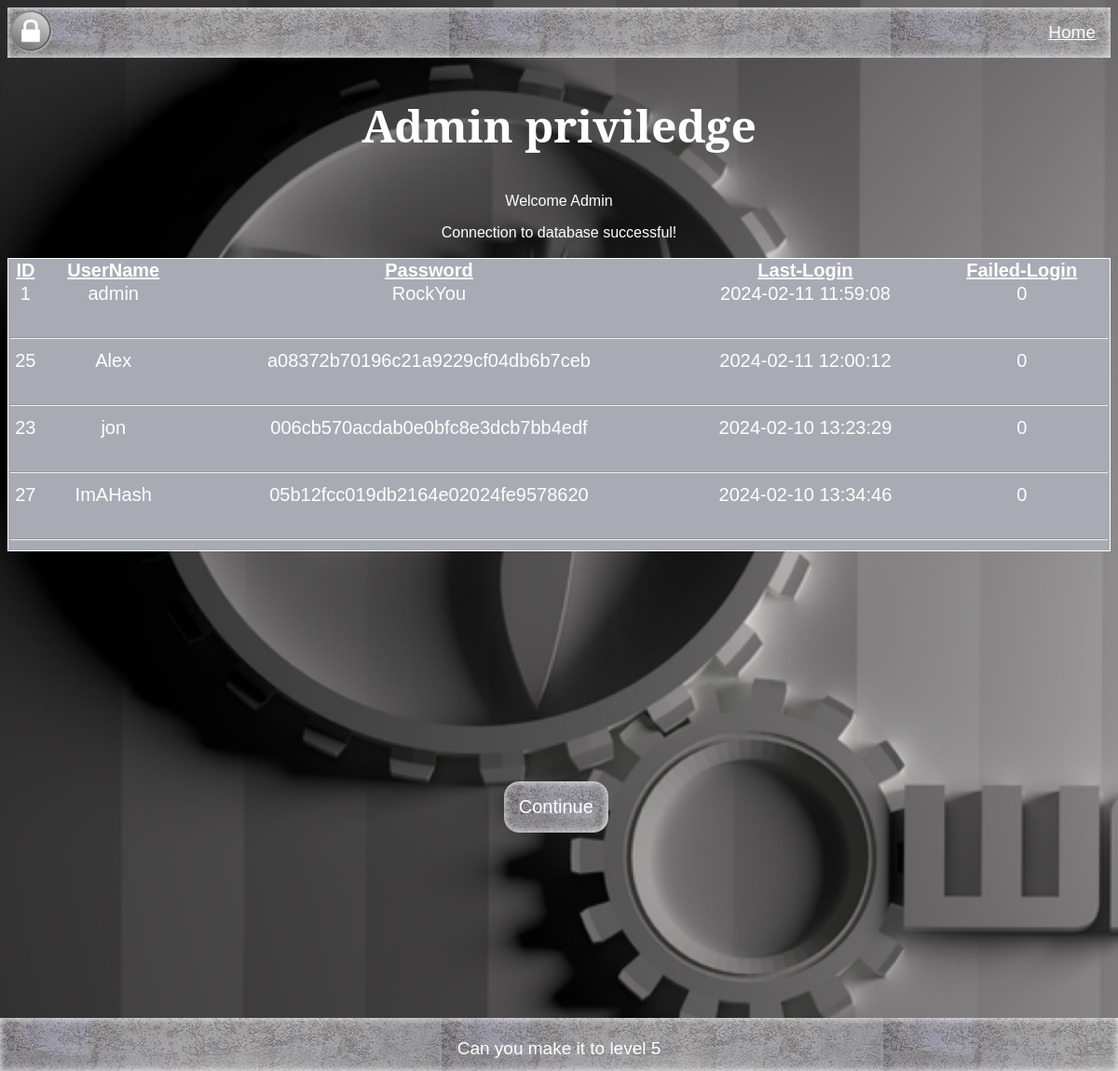
The page /Lv3-Access-Admin.php on the database its author committed.
### tables this page shows
CREATE TABLE IF NOT EXISTS `users` (
  `user_id` int(6) NOT NULL AUTO_INCREMENT,
  `user` varchar(15) DEFAULT NULL,
  `password` varchar(32) DEFAULT NULL,
  `last_login` timestamp NULL DEFAULT NULL,
  `failed_login` int(3) DEFAULT NULL,
  PRIMARY KEY (`user_id`)
);

### Lv3-Access-Admin.php (the view, shortened to what this page needs)
<!DOCTYPE html>
<html>
    <head>
        <link rel="stylesheet" href=Style.css>
    </head>
    <body text="white">
    <nav class="navigation-bar">
    <img src="images/logo.png" alt="navbarlogo" class="logo">
    <a href ="index.php" class="button">Home</a>
</nav>
<section class="content">
    <h1 class="title">Admin priviledge</h1>
<p>Welcome Admin <p>
<body>
<section class="content">
    <table class="table1"> <! -- Defining table and then showing db results of users table row by row -- >
        <tr>
            <th><u>ID</u></th>
            <th><u>UserName</u></th>
            <th><u>Password</u></th>
            <th><u>Last-Login</u></th>
            <th><u>Failed-Login</u></th>
        </tr>
        <?php
        include("conn.php");
        echo "Connection to database successful!<br><br>";
        $sql = "SELECT * From users ";
        $result = $conn->query($sql);
        if ($result->num_rows > 0) {
            while($row = $result-> fetch_assoc()) {
                echo "<tr><td>" . $row["user_id"] . "</td><td>" . $row["user"] . "</td><td>" . $row["password"] . "</td><td>" . $row["last_login"] . "</td><td>" . $row["failed_login"] . "</td><td>";
                echo "<tr><td colspan=\"5\"><br><hr width=\"100%\"></td></tr>";
            }
        }
        else {
            echo "No Results found!";
        }
        ?>
    </table>
    <div class="container">
        <a href="Lv3-Mitigation.php"><button class="btn">Continue</button></a>
    </div>
<footer class="footer">
    <br>Can you make it to level 5
</footer>
    </body>
</html>

### style.css (style rules this page uses)
.navigation-bar { width: 100%; font-family:'Trebuchet MS', 'Lucida Sans Unicode', 'Lucida Grande', 'Lucida Sans', Arial, sans-serif; font-size: 19px; overflow: hidden; background-image: url("images/texture.jpg"); background-repeat: repeat; background-color:rgba(168, 171, 180, 0.3); color: hsl(0, 0%, 100%); box-shadow: inset 0 0 10px rgba(255, 255, 255, 0.9); }
.logo { height: 50px; width: 50px; float: left; }
.button { display: inline-block; color:rgb(252, 252, 252); text-align: center; padding: 16px; float: right; width: auto; height: auto; display: block; }
body { background-image: url("images/bg.png"); background-repeat: no-repeat center fixed; background-size: cover; }
.content { font-family:'Trebuchet MS', 'Lucida Sans Unicode', 'Lucida Grande', 'Lucida Sans', Arial, sans-serif; text-align: center; max-width: 100%; }
.title { font-family:'serif'; font-size: 300%; }
.footer { text-align: center; font-family:'Trebuchet MS', 'Lucida Sans Unicode', 'Lucida Grande', 'Lucida Sans', Arial, sans-serif; font-size: 19px; background-image: url("images/texture.jpg"); background-repeat: repeat; background-color:rgba(168, 171, 180, 0.3); position: fixed; left: 0; bottom: 0; height: 5%; width: 100%; box-shadow: inset 0 0 10px rgba(255, 255, 255, 0.9); }
.container { position: relative; width: 100%; height: 550px; }
.container .btn { position:absolute; top: 45%; left: 45%; transform: translate(-50% -50%); -ms-transform: translate(-50% -50%); background-image: url("images/texture.jpg"); background-repeat: repeat; background-color:rgba(168, 171, 180, 0.3); color: white; font-size: 20px; font-family: 'Trebuchet MS', 'Lucida Sans Unicode', 'Lucida Grande', 'Lucida Sans', Arial, sans-serif; padding: 16px; border: none; border-radius: 16px; cursor: pointer; box-shadow: inset 0 0 10px rgba(255, 255, 255, 0.9); transition: box-shadow 0.3s ease; }
.table1 { border-collapse: collapse; width: 100%; color: white; background-color:rgb(168, 171, 180); font-family: 'Trebuchet MS', 'Lucida Sans Unicode', 'Lucida Grande', 'Lucida Sans', Arial, sans-serif; font-size: 20px; text-align: center; margin-left: auto; margin-right: auto; border: 1px solid white; padding: 15px 10px; }

### rows shown on the page
users: user_id "1", user "admin", password "RockYou", last_login "2024-02-11 11:59:08", failed_login "0"
users: user_id "25", user "Alex", password "a08372b70196c21a9229cf04db6b7ceb", last_login "2024-02-11 12:00:12", failed_login "0"
users: user_id "23", user "jon", password "006cb570acdab0e0bfc8e3dcb7bb4edf", last_login "2024-02-10 13:23:29", failed_login "0"
users: user_id "27", user "ImAHash", password "05b12fcc019db2164e02024fe9578620", last_login "2024-02-10 13:34:46", failed_login "0"
